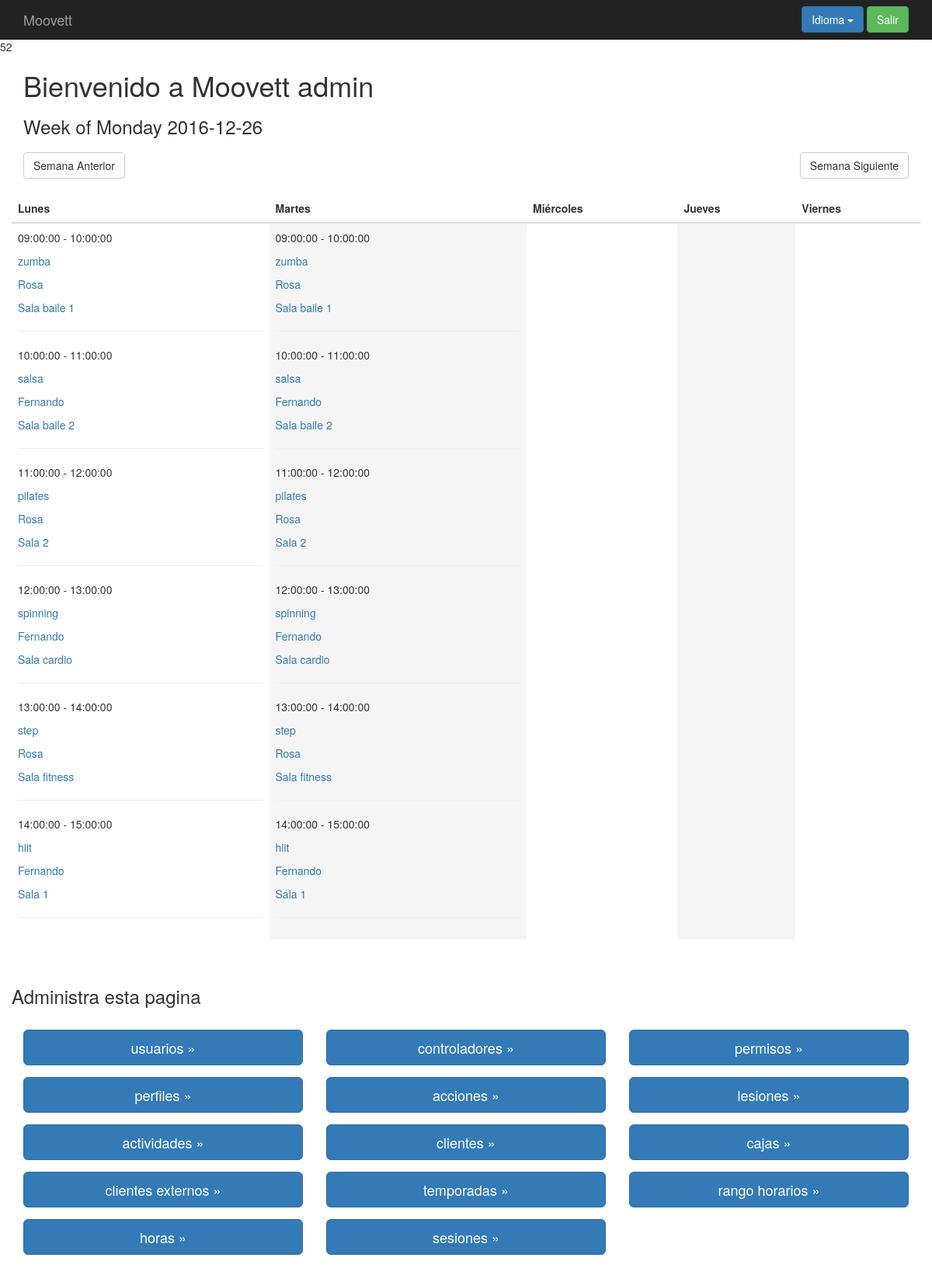
Screenshot of /index.php?controller=user&action=login (signed in) with the database file from the repository.
### tables this page shows
create table `horas_posibles` (
  `id` int(11) not null,
  `dia` date not null,
  `hora_inicio` time not null,
  `hora_fin` time not null,
  `rango_horario_id` int(11) not null,
  `active` tinyint(1) not null default '0'
);

### core/ViewManager.php (called while the page is built, shortened)
<?php
class ViewManager {
    private $variables = array();
    public function setVariable($varname, $value, $flash=false) {
        $this->variables[$varname] = $value;
    }
    public function getVariable($varname, $default=NULL) {
        if (!isset($this->variables[$varname])) {
            return $default;
        }
        return $this->variables[$varname];
    }
    public function render($controller, $viewname) {
        include(__DIR__."/../Views/$controller/$viewname.php");
    }
    private static $viewmanager_singleton = NULL;
    public static function getInstance() {
        if (self::$viewmanager_singleton == null) {
            self::$viewmanager_singleton = new ViewManager();
        }
        return self::$viewmanager_singleton;
    }
}

### Controllers/USER_Controller.php (called while the page is built, shortened)
<?php
require_once(__DIR__."/../core/ViewManager.php");
require_once(__DIR__."/../core/I18n.php");
require_once(__DIR__."/../Models/SESSION_Model.php");
class USER_Controller extends BaseController {
    private $userMapper;
    public function __construct() {
        $this->sessionMapper = new SESSION_Model();
        $this->userMapper = new USER_Model();
        $this->view->setLayout("default");
    }
    public function login() {
        $sessions = $this->sessionMapper->fetch_all();
        $hours = $this->sessionMapper->fetch_hours();
        $activities = $this->sessionMapper->fetch_activities();
        $events = $this->sessionMapper->fetch_events();
        $users = $this->sessionMapper->fetch_users();
        $spaces = $this->sessionMapper->fetch_spaces();
        if (isset($_POST["wk"])){
            $week=$_POST["wk"];
        }else{
          $array_date = getDate();
          $date=$array_date['year']."-".$array_date['mon']."-".$array_date['mday'];
          $week = date('W', strtotime($date));
        }
        $days1 = $this->userMapper->get_day($sessions,$hours,$activities,$events,$users,$spaces,"Monday", $week);
        $days2 = $this->userMapper->get_day($sessions,$hours,$activities,$events,$users,$spaces,"Tuesday", $week);
        $days3 = $this->userMapper->get_day($sessions,$hours,$activities,$events,$users,$spaces,"Wednesday",$week);
        $days4 = $this->userMapper->get_day($sessions,$hours,$activities,$events,$users,$spaces,"Thursday", $week);
        $days5 = $this->userMapper->get_day($sessions,$hours,$activities,$events,$users,$spaces,"Friday", $week);
        $this->view->setVariable("days1", $days1);
        $this->view->setVariable("days2", $days2);
        $this->view->setVariable("days3", $days3);
        $this->view->setVariable("days4", $days4);
        $this->view->setVariable("days5", $days5);
        $this->view->setVariable("week", $week);
        $this->view->setVariable("user_controllers", $this->user_controllers($this->currentUserId));
        $this->view->render("user", "USER_LOGIN_Vista");
    }
    private function user_controllers($userid){
        return $this->checkPerms->user_controllers($userid);
    }
}

### index.php (called while the page is built, shortened)
<?php
function run() {
    try{
        $controller = loadController($_GET["controller"]);
        $actionName = $_GET["action"];
        $controller->$actionName();
    } catch(Exception $ex) {
        die($ex->getMessage());
  }
}
function loadController($controllerName) {
    return new $controllerClassName();
}
run();
?>

### core/I18n.php (called while the page is built, shortened)
<?php
class I18n {
  private $messages;
  public function setLanguage($language) {
    $this->messages = $i18n_messages;
  }
  public function i18n($key) {
    if (isset($this->messages[$key])){
      return $this->messages[$key];
    }else{
      return $key;
    }
  }
  private static $i18n_singleton = null;
  public static function getInstance() {
    if (self::$i18n_singleton == NULL) {
      self::$i18n_singleton = new I18n();
    }
    return self::$i18n_singleton;
  }
}
function i18n($key) {
  return I18n::getInstance()->i18n($key);
}

### Models/SESSION_Model.php (called while the page is built, shortened)
<?php
require_once(__DIR__."/../core/PDOConnection.php");
class SESSION_Model {
    private $db;
    public function __construct() {
        $this->db = PDOConnection::getInstance();
    }
    public function fetch_hours(){
        $sql = $this->db->prepare("SELECT * FROM horas_posibles");
        $sql->execute();
        $list_db = $sql->fetchAll(PDO::FETCH_ASSOC);
        if ($list_db!= NULL) {
            return $list_db;
        } else {
            return NULL;
        }
    }
}

### core/PDOConnection.php (called while the page is built)
<?php
class PDOConnection {
    private static $dbhost = "127.0.0.1";
    private static $dbname = "moovett";
    private static $dbuser = "moovett";
    private static $dbpass = "moovett";
    private static $db_singleton = null;
    public static function getInstance() {
        if (self::$db_singleton == null) {
            self::$db_singleton = new PDO(
                "mysql:host=".self::$dbhost.";dbname=".self::$dbname.";charset=utf8",
                self::$dbuser,
                self::$dbpass,
                array(
                    PDO::ATTR_EMULATE_PREPARES => false,
                    PDO::ATTR_ERRMODE => PDO::ERRMODE_EXCEPTION
                )
            );
        }
        return self::$db_singleton;
    }
}
?>

### Views/user/USER_LOGIN_Vista.php (the view, shortened to what this page needs)
<?php
require_once(__DIR__."/../../core/ViewManager.php");
$view = ViewManager::getInstance();
$restrictions = array('userperm', 'profileperm');
$currentuser = $view->getVariable("currentusername");
$controllers = $view->getVariable("user_controllers");
$days1= $view->getVariable("days1");
$days2= $view->getVariable("days2");
$week= $view->getVariable("week");
$view->setVariable("title", "Login");
?>
<?php $view->moveToDefaultFragment(); echo $week?>
  <div class="jumbotrone">
	   <div class="container">
	      <?php if (isset($currentuser)): ?>
		    <h1><?= sprintf(i18n("Welcome to Moovett %s"), $currentuser);$c=-1 ?></h1>
        <?php  foreach ($days1 as $day => $value) {
              $c++;
              if($c<1){
                echo "<h3>Week of Monday ".$value["fecha"]."</h3>";
              }
          }?>
          <div class="corner top-buffer">
            <form action="index.php?controller=user&amp;action=login" method="POST">
              <button type="submit" class="btn btn-default"><?= i18n("Semana Anterior") ?></button>
            </form>
           <form action="index.php?controller=user&amp;action=login" method="POST">
             <button type="submit" class="btn btn-default"><?= i18n("Semana Siguiente") ?></button>
           </form>
       </div>
<div class="row top-buffer">
<table class="table">
  <thead>
    <tr>
      <th><?= i18n("Monday") ?></th>
      <th><?= i18n("Tuesday") ?></th>
      <th><?= i18n("Wednesday") ?></th>
      <th><?= i18n("Thursday") ?></th>
      <th><?= i18n("Friday") ?></th>
    </tr>
  </thead>
  <tbody>
    <tr>
      <td>
      <?php foreach ($days1 as $day => $value) {?>
            <p><?php echo $value["hora_inicio"]." - ".$value["hora_fin"]."\n" ?></p>
            <p><a href="#"><?php echo $value["actividad"]."\n" ?></a><p>
            <p><a href="#"><?php echo $value["user"]."\n" ?></a><p>
            <p><a href="#"><?php echo $value["space"]."\n" ?></a><p>
            <hr>
        <?php }?>
        </td>
        <td class="active">
          <?php foreach ($days2 as $day => $value) {?>
              <p><?php echo $value["hora_inicio"]." - ".$value["hora_fin"]."\n" ?></p>
              <p><a href="#"><?php echo $value["actividad"]."\n" ?></a><p>
              <p><a href="#"><?php echo $value["user"]."\n" ?></a><p>
              <p><a href="#"><?php echo $value["space"]."\n" ?></a><p>
              <hr>
          <?php }?>
        </td>
        <td>
        </td>
        <td class="active">
        </td>
        <td>
        </td>
      </tr>
  </tbody>
</table>
</div>
  <div class="row top-buffer">
    <p><h3><?= i18n("Administer this site") ?></h3></p>
  </div>
    <div class="row top-buffer">
	    <?php foreach ($controllers as $controller) {?>
            <?php if (!in_array($controller, $restrictions)): ?>
        <div class="col-sm-4 form-group" >
          <a class="btn btn-primary btn-lg btn-block" href="index.php?controller=<?php echo $controller ?>&amp;action=show" role="button"><?= i18n($controller) ?>s &raquo;</a>
        </div>
            <?php endif ?>
      <?php }?>
    </div>
	    <?php else: ?>
	      <h1><?= i18n("Welcome to Moovett") ?></h1>
              <p><?= i18n("Please Login") ?></p>
	     <?php endif ?>
      </div>
    </div>

### css/style.css (style rules this page uses)
body { padding-top: 50px; padding-bottom: 20px; }
.corner { display: flex; justify-content: space-between; }
.top-buffer { margin-top:20px; }

### rows the page displays
horas_posibles: dia "2016-12-26", hora_inicio "09:00:00", hora_fin "10:00:00", actividad "zumba", user "Rosa", space "Sala baile 1"
horas_posibles: hora_inicio "10:00:00", hora_fin "11:00:00", actividad "salsa", user "Fernando", space "Sala baile 2"
horas_posibles: hora_inicio "11:00:00", hora_fin "12:00:00", actividad "pilates", user "Rosa", space "Sala 2"
horas_posibles: hora_inicio "12:00:00", hora_fin "13:00:00", actividad "spinning", user "Fernando", space "Sala cardio"
horas_posibles: hora_inicio "13:00:00", hora_fin "14:00:00", actividad "step", user "Rosa", space "Sala fitness"
horas_posibles: hora_inicio "14:00:00", hora_fin "15:00:00", actividad "hiit", user "Fernando", space "Sala 1"
horas_posibles: hora_inicio "09:00:00", hora_fin "10:00:00", actividad "zumba", user "Rosa", space "Sala baile 1"
horas_posibles: hora_inicio "10:00:00", hora_fin "11:00:00", actividad "salsa", user "Fernando", space "Sala baile 2"
horas_posibles: hora_inicio "11:00:00", hora_fin "12:00:00", actividad "pilates", user "Rosa", space "Sala 2"
horas_posibles: hora_inicio "12:00:00", hora_fin "13:00:00", actividad "spinning", user "Fernando", space "Sala cardio"
horas_posibles: hora_inicio "13:00:00", hora_fin "14:00:00", actividad "step", user "Rosa", space "Sala fitness"
horas_posibles: hora_inicio "14:00:00", hora_fin "15:00:00", actividad "hiit", user "Fernando", space "Sala 1"

### other values shown
i18n("Language") "Idioma"
i18n("Logout") "Salir"
$week "52"
sprintf(i18n("Welcome to Moovett %s"), $currentuser) "Bienvenido a Moovett admin"
i18n("Semana Anterior") "Semana Anterior"
i18n("Semana Siguiente") "Semana Siguiente"
i18n("Monday") "Lunes"
i18n("Tuesday") "Martes"
i18n("Wednesday") "Miércoles"
i18n("Thursday") "Jueves"
i18n("Friday") "Viernes"
i18n("Administer this site") "Administra esta pagina"
i18n($controller) "usuario"
i18n($controller) "controladore"
i18n($controller) "permiso"
